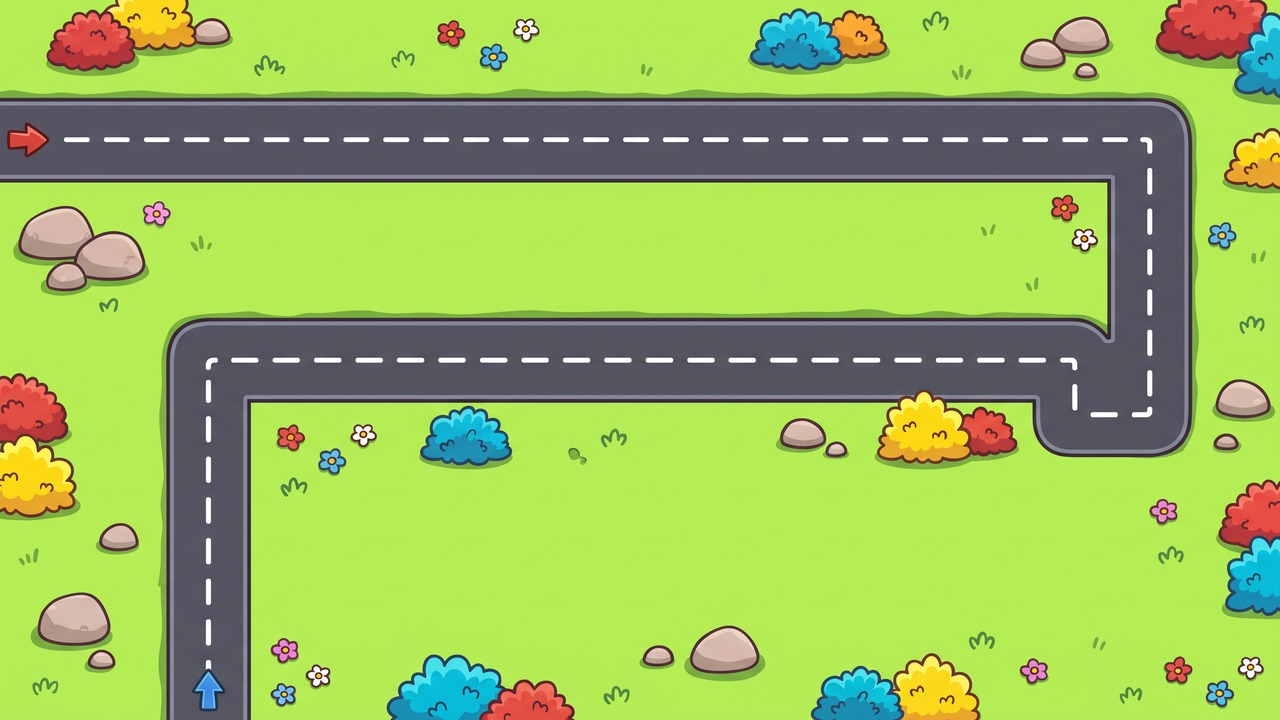
#> input picture games/dejban/godot/tools/map_scale_source/map_02.jpg, 1280 x 720 px
$ python scale_map_art.py
#> lines starting #> are read from the running program, lines starting #| are printed output that depends on the picture; after the words box and inside, x2 and y2 are one past the last pixel; in counts of white or black regions, pixels touching at a corner belong together
#!/usr/bin/env python3
"""Rebuild the scaled map art from the original hand-drawn JPEGs.

Each road is resampled as a separate layer, so its arrows, style and centre
markings remain from the original while the surrounding scenery is not warped.
The related, measured route is printed in pixel coordinates; Maps.gd stores
those points as x/64 and y/72. Map 1 was already rebuilt to this scale.

    python3 games/dejban/godot/tools/scale_map_art.py
    python3 games/dejban/godot/tools/scale_map_art.py --routes

Requires numpy and opencv-python-headless (offline art tools only). The ignored
source directory contains reference art, not another set of game resources.
"""
from __future__ import annotations

import argparse
from pathlib import Path

import cv2
import numpy as np

from map_scale_layouts import LAYOUTS

ROOT = Path(__file__).resolve().parent.parent
SOURCE = ROOT / "tools" / "map_scale_source"
DESTINATION = ROOT / "assets" / "sprites" / "maps"
ROAD_WIDTH = 71.0


def axis_map(bands, extent):
    """Monotonic, piecewise-affine source/output mapping for the road bands.

    Overlapping bands belong to short elbows in different parts of the image;
    they share one affine transform rather than stretching one another. Outer
    map boundaries are fixed unless the artwork itself is clipped there.
    """
    groups = []
    for center, width, target in sorted(bands):
        start, end = center - width / 2, center + width / 2
        scale = ROAD_WIDTH / width
        offset = target - scale * center
        if groups and start < groups[-1]["end"]:
            group = groups[-1]
            if abs(group["scale"] - scale) > 0.001 or abs(group["offset"] - offset) > 0.02:
                raise ValueError("Overlapping road bands need the same affine transform")
            group["end"] = max(group["end"], end)
        else:
            groups.append({"start": start, "end": end, "scale": scale, "offset": offset})

    source, target = [], []
    for group in groups:
        for coordinate in (group["start"], group["end"]):
            source.append(coordinate)
            target.append(coordinate * group["scale"] + group["offset"])
    if source[0] > 0:
        source.insert(0, 0)
        target.insert(0, 0)
    if source[-1] < extent:
        source.append(extent)
        target.append(extent)
    if not all(a < b for a, b in zip(source, source[1:])):
        raise ValueError("Source bands must be ordered")
    if not all(a <= b + 1e-6 for a, b in zip(target, target[1:])):
        raise ValueError("Output bands must not cross")
    return np.asarray(source), np.asarray(target)


def transformed_path(layout):
    old_x, new_x = axis_map(layout["x"], 1279)
    old_y, new_y = axis_map(layout["y"], 719)
    return [(float(np.interp(x, old_x, new_x)), float(np.interp(y, old_y, new_y)))
            for x, y in layout["path"]]


def filled_road(image):
    """Mask the connected asphalt, filling white dashes and coloured arrows."""
    rgb = image[:, :, ::-1].astype(np.int16)
    high, low = rgb.max(axis=2), rgb.min(axis=2)
    road = ((high < 155) & ((high - low) < 45)).astype(np.uint8)
    road = cv2.morphologyEx(road, cv2.MORPH_CLOSE, np.ones((9, 9), np.uint8))
    count, labels, stats, _ = cv2.connectedComponentsWithStats(road, 8)
    if count < 2:
        raise ValueError("Could not find the road in the original artwork")
    component = 1 + int(np.argmax(stats[1:, cv2.CC_STAT_AREA]))
    road = (labels == component).astype(np.uint8) * 255

    # Fill enclosed holes, with an extra border so a road touching an image
    # edge does not accidentally seal off an otherwise open landscape.
    padded = cv2.copyMakeBorder(road, 1, 1, 1, 1, cv2.BORDER_CONSTANT, value=0)
    flood = padded.copy()
    cv2.floodFill(flood, None, (0, 0), 255)
    road |= cv2.bitwise_not(flood)[1:-1, 1:-1]
    kernel = cv2.getStructuringElement(cv2.MORPH_ELLIPSE, (7, 7))
    return cv2.morphologyEx(road, cv2.MORPH_CLOSE, kernel)


def restore_ground(image, road, number):
    """Repair the old road footprint without smearing nearby flowers/cacti."""
    kernel = cv2.getStructuringElement(cv2.MORPH_ELLIPSE, (25, 25))
    erase = cv2.dilate(road, kernel)
    if number not in (2, 4, 10, 11):
        return cv2.inpaint(image, erase, 5, cv2.INPAINT_TELEA)

    # These four maps have flat green/sand backgrounds. Ignore foreground art
    # while estimating the local terrain colour: regular inpainting propagates
    # sharp plant outlines across an entire former road as coloured streaks.
    hue, saturation, value = cv2.split(cv2.cvtColor(image, cv2.COLOR_BGR2HSV))
    if number in (2, 4):
        terrain = (hue > 32) & (hue < 86) & (saturation > 55) & (value > 145)
    else:
        terrain = (hue > 10) & (hue < 35) & (saturation > 45) & (value > 180)
    safe = (terrain & (erase == 0)).astype(np.float32)
    weight = cv2.GaussianBlur(safe, (0, 0), 45)
    smooth = np.empty_like(image, dtype=np.float32)
    for channel in range(3):
        weighted = cv2.GaussianBlur(image[:, :, channel].astype(np.float32) * safe, (0, 0), 45)
        smooth[:, :, channel] = weighted / np.maximum(weight, 1e-5)
    blend = cv2.GaussianBlur(erase, (5, 5), 1).astype(np.float32) / 255.0
    ground = np.round(image * (1 - blend[:, :, None]) + smooth * blend[:, :, None])
    ground = ground.clip(0, 255).astype(np.uint8)

    if number == 2:
        # Preserve the colourful flowers/bush that meet the original road's
        # outline. They are not part of the road, even inside the repair rim.
        colour = ((saturation > 65) & (value > 100) & ((hue < 30) | (hue > 86))).astype(np.uint8)
        colour = cv2.dilate(colour, np.ones((7, 7), np.uint8)) != 0
        keep = colour & (road == 0)
        ground[keep] = image[keep]
    return ground


def rebuild(number):
    layout = LAYOUTS[number]
    source = SOURCE / ("map_%02d.jpg" % number)
    image = cv2.imread(str(source), cv2.IMREAD_COLOR)
    if image is None or image.shape[:2] != (720, 1280):
        raise ValueError("Missing or invalid 1280×720 map source: %s" % source)
    old_x, new_x = axis_map(layout["x"], 1279)
    old_y, new_y = axis_map(layout["y"], 719)
    road = filled_road(image)
    ground = restore_ground(image, road, number)

    road_mask = cv2.dilate(road, cv2.getStructuringElement(cv2.MORPH_ELLIPSE, (5, 5)))
    sample_x = np.interp(np.arange(1280), new_x, old_x).astype(np.float32)
    sample_y = np.interp(np.arange(720), new_y, old_y).astype(np.float32)
    grid_x = np.broadcast_to(sample_x, (720, 1280)).copy()
    grid_y = np.broadcast_to(sample_y[:, None], (720, 1280)).copy()
    warped = cv2.remap(image, grid_x, grid_y, cv2.INTER_LINEAR, borderMode=cv2.BORDER_REPLICATE)
    alpha = cv2.remap(road_mask, grid_x, grid_y, cv2.INTER_LINEAR, borderMode=cv2.BORDER_REPLICATE)
    if number == 4:
        # The original top road was clipped by the image. Its scaled centre is
        # 45.5, so restore the 10-pixel grass strip and the missing upper edge.
        alpha[:10, :] = 0
    alpha = cv2.GaussianBlur(alpha, (3, 3), 0.65).astype(np.float32) / 255.0
    output = np.round(warped * alpha[:, :, None] + ground * (1 - alpha[:, :, None]))
    output = output.clip(0, 255).astype(np.uint8)
    if number == 4:
        cv2.line(output, (0, 10), (1100, 10), (4, 3, 50), 2, cv2.LINE_AA)
    destination = DESTINATION / ("map_%02d.jpg" % number)
    if not cv2.imwrite(str(destination), output, [cv2.IMWRITE_JPEG_QUALITY, 96]):
        raise OSError("Could not write %s" % destination)
    print("map_%02d:" % number, transformed_path(layout))


def main():
    parser = argparse.ArgumentParser(description=__doc__)
    parser.add_argument("--routes", action="store_true", help="print route pixels without changing artwork")
    parser.add_argument("--map", type=int, choices=sorted(LAYOUTS), help="regenerate just one image")
    args = parser.parse_args()
    numbers = [args.map] if args.map is not None else sorted(LAYOUTS)
    for number in numbers:
        if args.routes:
            print("map_%02d:" % number, transformed_path(LAYOUTS[number]))
        else:
            rebuild(number)
#> in rebuild, image is the input picture: shape (720, 1280, 3); mean B, G, R 91.3, 187.2, 154
#> in filled_road, `road = ((high < 155) & ((high - low) < 45)).astype(np.uint8)`:
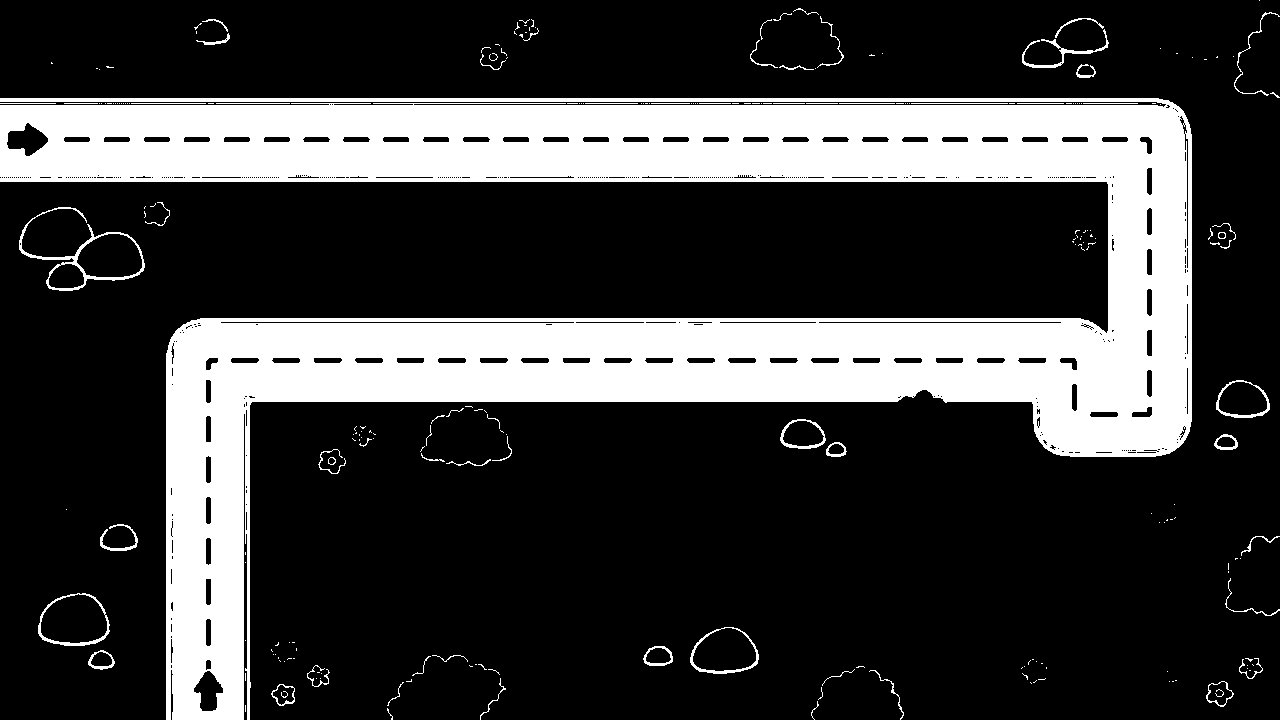
#> road: shape (720, 1280); values 0 (black) and 1 (white), 24.2% white; 243 white regions (176 under 20 px), largest, box (x1, y1, x2, y2) and area: (0, 98, 1192, 720) 215104, (19, 207, 145, 291) 1113, (38, 593, 110, 646) 501
#> in filled_road, `count, labels, stats, _ = cv2.connectedComponentsWithStats(road, 8)`:
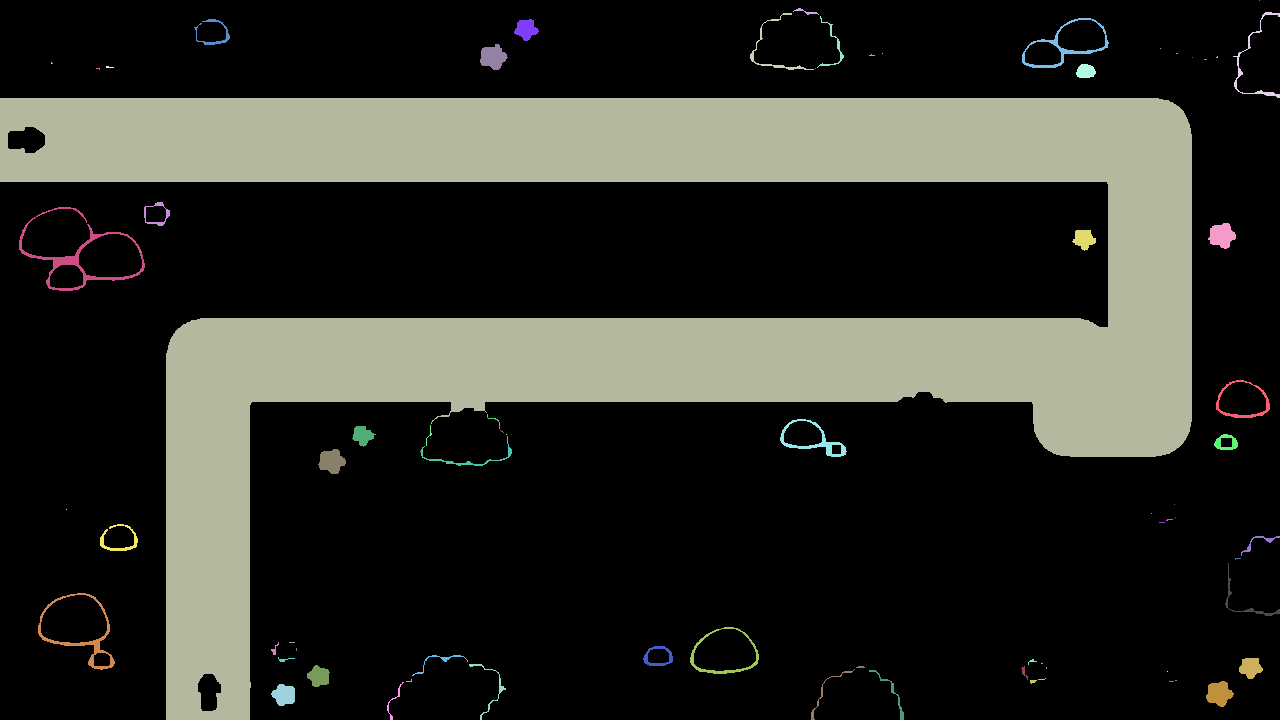
#> labels: shape (720, 1280) int32; 74 distinct labels, from 0 to 73; one colour per label, 0 black
#> in filled_road, `count, labels, stats, _ = cv2.connectedComponentsWithStats(road, 8)`: count = 74; stats = 74 rows, first 6: [0, 0, 1280, 720, 679663], [1259, 0, 1, 1, 1], [793, 8, 26, 7, 50], [750, 13, 64, 57, 258], [1233, 12, 47, 86, 321], [817, 16, 27, 52, 148]
#> in filled_road, `component = 1 + int(np.argmax(stats[1:, cv2.CC_STAT_AREA]))`: component = 22
#> in restore_ground, `ground[keep] = image[keep]`:
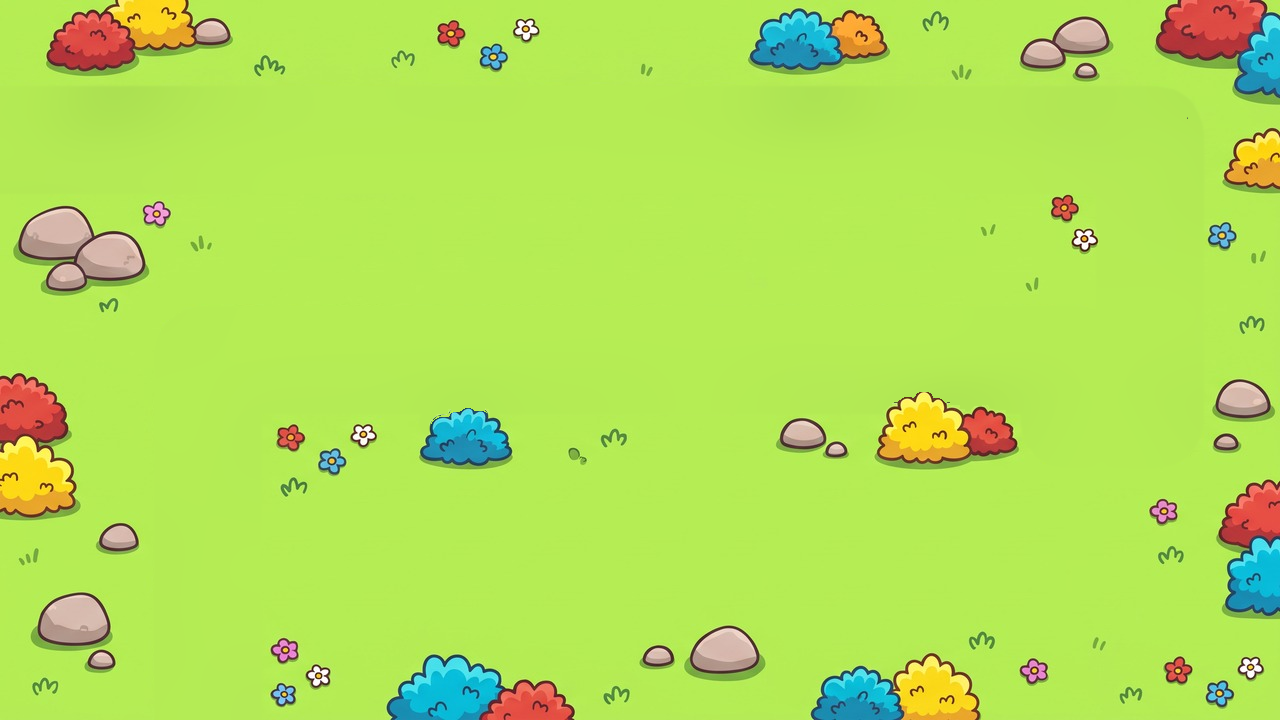
#> ground: shape (720, 1280, 3); mean B, G, R 86.5, 224.6, 176.9
#> in rebuild, `sample_x = np.interp(np.arange(1280), new_x, old_x).astype(np.float32)`: sample_x = 1280 values from 0 to 1279
#> in rebuild, `sample_y = np.interp(np.arange(720), new_y, old_y).astype(np.float32)`: sample_y = 720 values from 0 to 719
#> in rebuild, `output = np.round(warped * alpha[:, :, None] + ground * (1 - alpha[:, ..`:
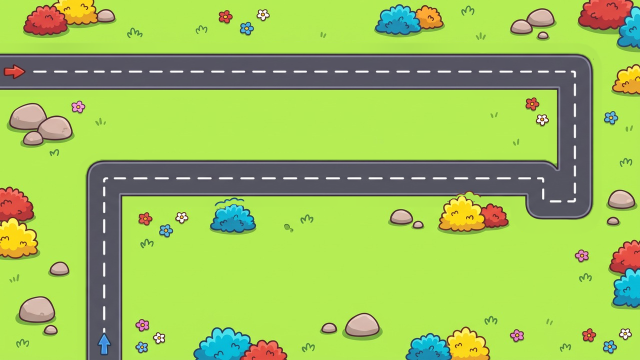
#> output: shape (720, 1280, 3) float32 (shown at 1/2 size); mean B, G, R 90.2, 194.4, 158.3
#> pass 2 of the loop in main, `for number in numbers:`:
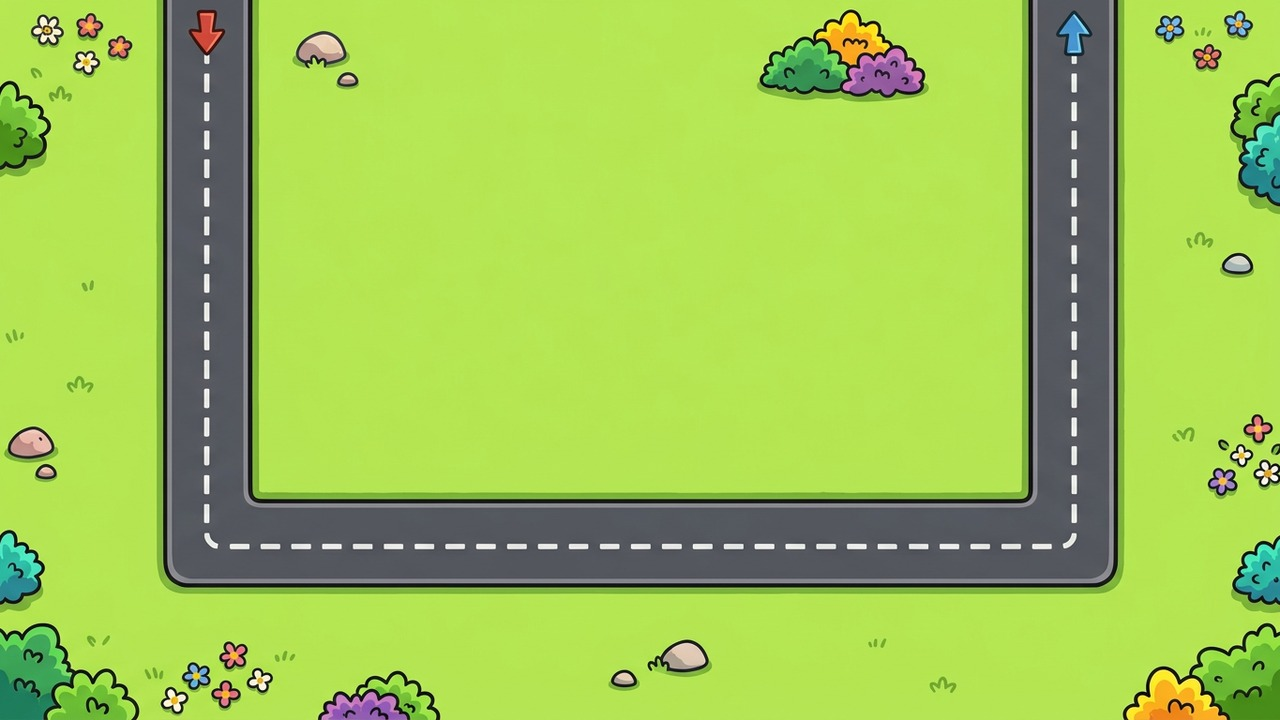
#> input picture games/dejban/godot/tools/map_scale_source/map_03.jpg, 1280 x 720 px
#> in rebuild, image is the input picture: shape (720, 1280, 3); mean B, G, R 84.4, 196.2, 157.3
#> in filled_road (call 2), `count, labels, stats, _ = cv2.connectedComponentsWithStats(road, 8)`:
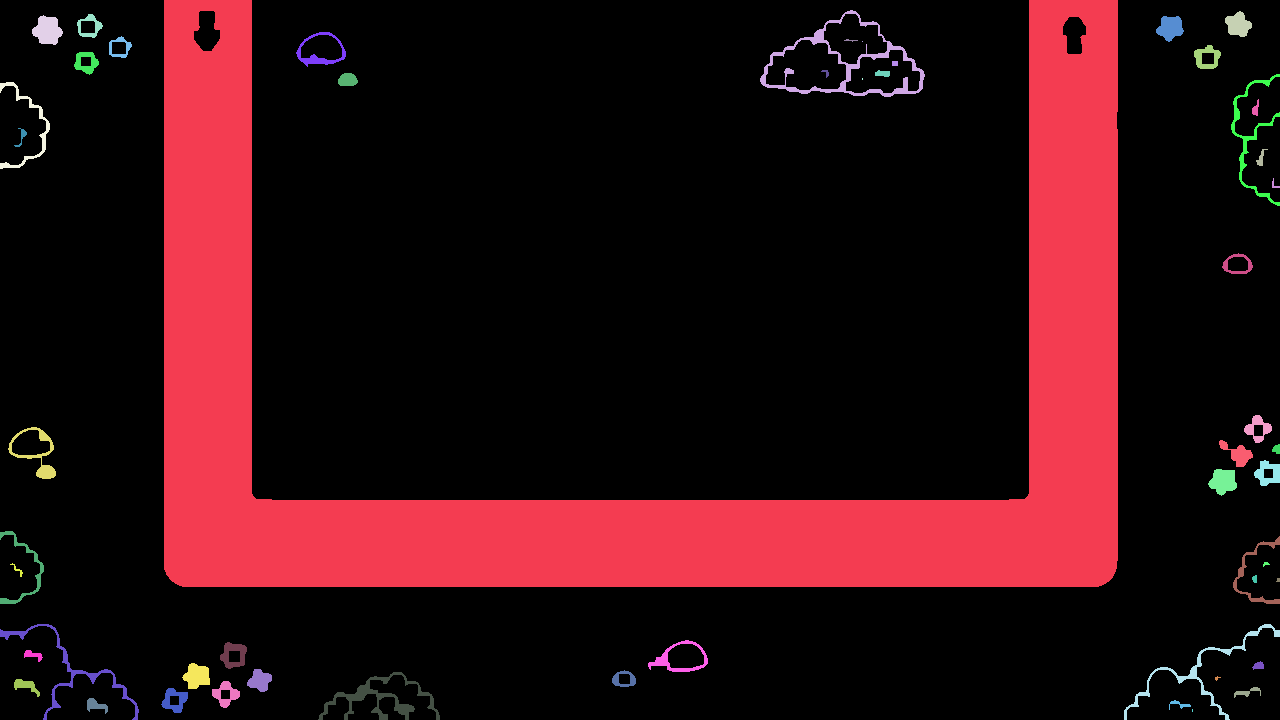
#> labels: shape (720, 1280) int32; 55 distinct labels, from 0 to 54; one colour per label, 0 black
#> count = 55; stats = 55 rows, first 6: [0, 0, 1280, 720, 733944], [164, 0, 954, 587, 169936], [760, 10, 165, 87, 2104], [1225, 11, 27, 26, 461], [32, 15, 31, 30, 633], [77, 14, 26, 24, 254]
#> component = 1
#> in filled_road (call 2), `cv2.floodFill(flood, None, (0, 0), 255)`:
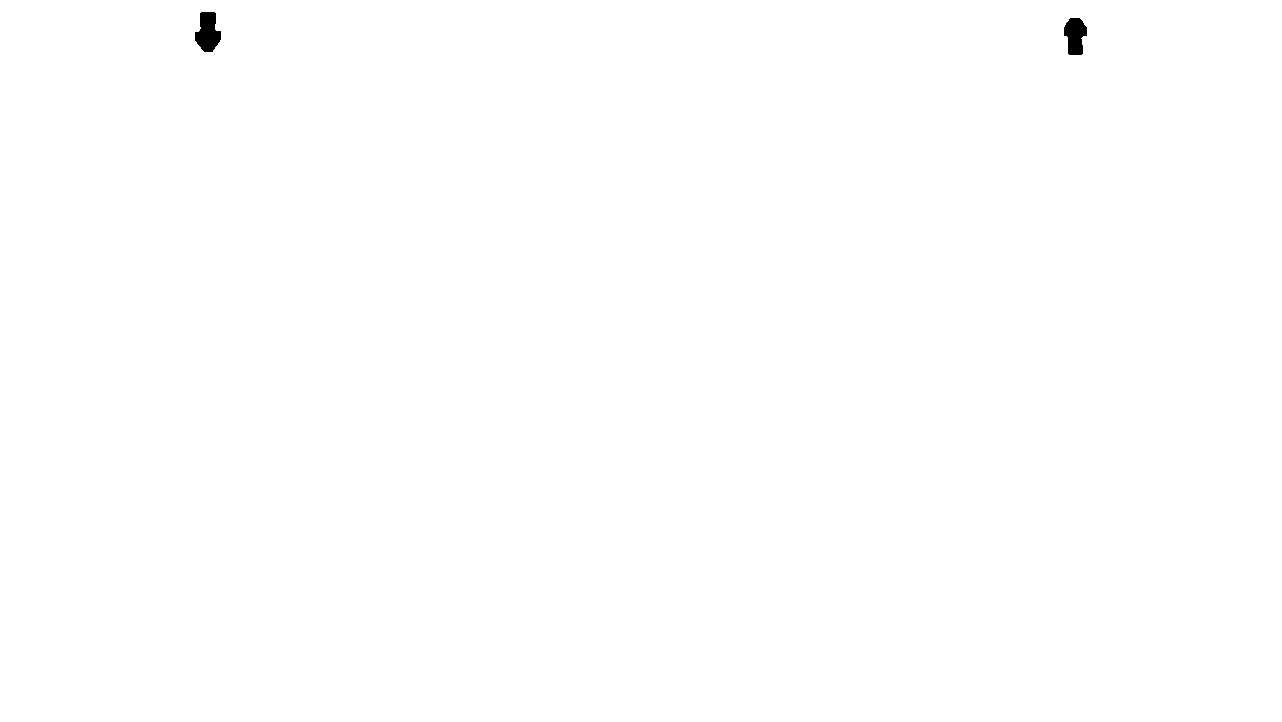
#> flood: shape (722, 1282); 99.9% white; 2 black regions, box (x1, y1, x2, y2) and area: (195, 12, 221, 52) 729, (1064, 18, 1087, 55) 625


if __name__ == "__main__":
#> (the run stopped early here; a loop or call above may not have finished)
